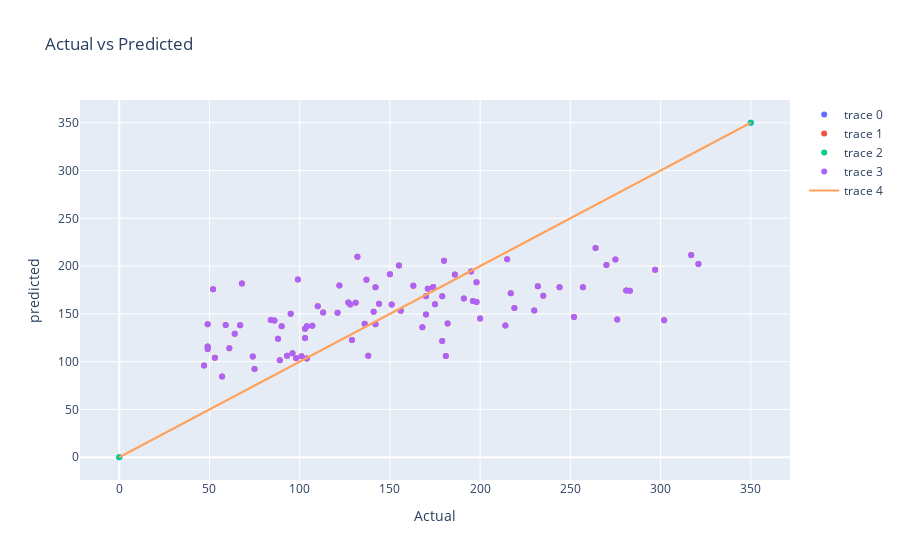

The notebook cell saved with this chart:
### Code cell
import plotly.graph_objs as go 
fig.add_trace(go.Scatter(x=y_test["target"],y=y_pred.flatten(),mode="markers"))
fig.add_trace(go.Scatter(x=[0,350],y = [0,350],mode="lines"))
fig.update_layout(title="Actual vs Predicted",xaxis_title = "Actual",yaxis_title = "predicted")
fig.show()
